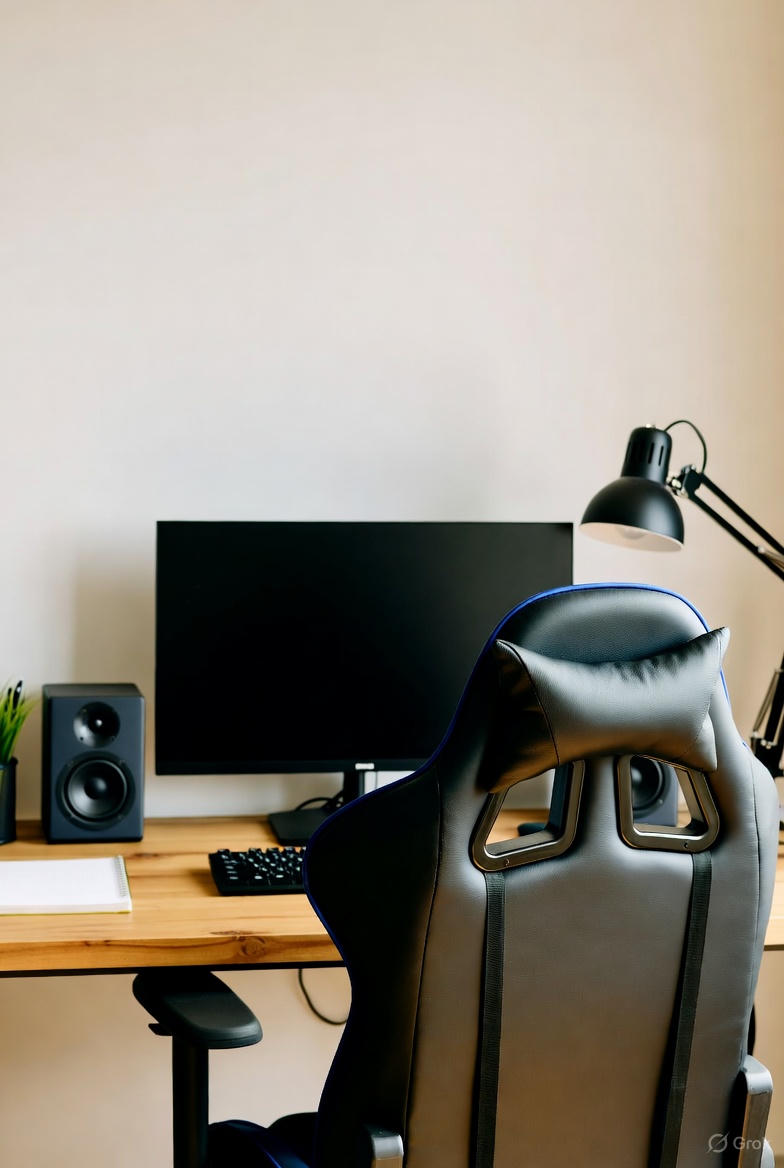
#> input picture 011.jpg, 784 x 1168 px
$ python -i generate_C_match_flipped.py   (imports and definitions only)
#> lines starting #> are read from the running program, lines starting #| are printed output that depends on the picture
"""
Generate Variant C triptych (rows->rotated columns) for given IDs after
rotating the source poster 180 degrees (upside-down), paste onto template
`011.jpg`, and write outputs to the project `outputs/` folder with names
`<ID>_C_triptych_matchSP001.jpg`.

Usage:
  python scripts/generate_C_match_flipped.py --ids SP-018,SP-024
"""
import os
import sys
import argparse
from PIL import Image

ROOT = os.path.abspath(os.path.join(os.path.dirname(__file__), '..'))
TEMPLATE = os.path.join(ROOT, '011.jpg')
SRC_DIR = os.path.join(ROOT, 'images', 'PINTEREST IMAGES', 'SPLIT POSTERS')
OUT_DIR = os.path.join(ROOT, 'outputs')


def ensure_dir(p):
    os.makedirs(p, exist_ok=True)


def find_source_path(base):
    # accept base like 'SP-018' or 'SP-018.jpeg'
    candidate = base if base.lower().endswith(('.jpg', '.jpeg', '.png')) else base + '.jpeg'
    p = os.path.join(SRC_DIR, candidate)
    if os.path.isfile(p):
        return p
    # try other extensions
    for ext in ('.jpg', '.jpeg', '.png'):
        p2 = os.path.join(SRC_DIR, base + ext)
        if os.path.isfile(p2):
            return p2
    raise FileNotFoundError('Source image not found for ' + base)


def generate_for_id(idname, scale=0.6, spacing=12):
#> called with idname = '../011.jpg', scale = 0.6, spacing = 12
    base = os.path.splitext(idname)[0]
    src_path = find_source_path(base)
    tpl = Image.open(TEMPLATE).convert('RGBA')

    # Load and rotate 180 (upside-down)
    img = Image.open(src_path).convert('RGBA')
    img = img.rotate(180, expand=True)
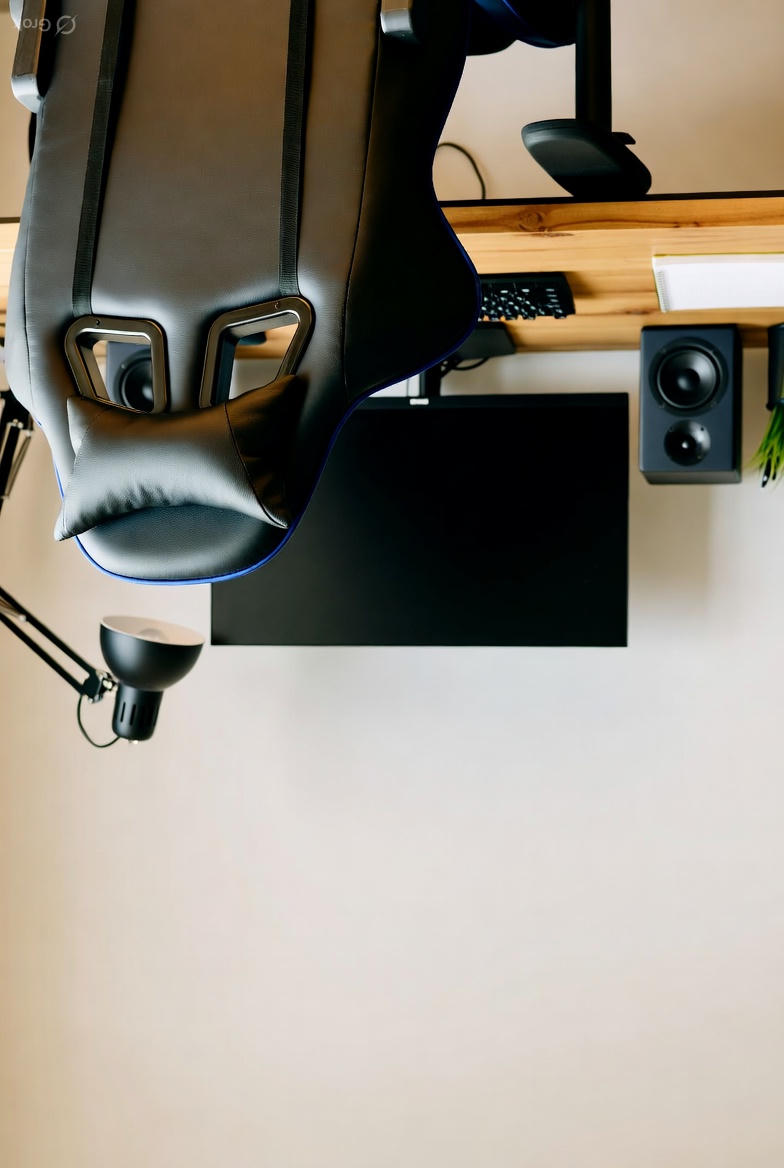
#> img: PIL image 784x1168 RGBA; mean R, G, B, A 146.7, 139.8, 128.7, 255

    w, h = img.size
#> w = 784; h = 1168
    # split into 3 horizontal rows
    row_h = h // 3
#> row_h = 389
    rows = [img.crop((0, i*row_h, w, (i+1)*row_h if i<2 else h)) for i in range(3)]
#> rows = 3 items
    # rotate rows to become vertical pieces
    rotated = [r.rotate(90, expand=True) for r in rows]
#> rotated = 3 items

    target_width = int(tpl.width * scale)
#> target_width = 470
    col_target_w = (target_width - spacing*2)//3
#> col_target_w = 148

    resized = []
    max_h = 0
    for r in rotated:
        rw, rh = r.size
        new_w = col_target_w
        new_h = int(rh * (new_w / rw)) if rw>0 else rh
        r2 = r.resize((new_w, new_h), Image.LANCZOS)
        resized.append(r2)
        if new_h > max_h:
            max_h = new_h
#> this loop made 3 passes
#> (rw, new_h, max_h) on pass 1: (389, 298, 298)
#> (rw, new_h) on passes 2 to 3: (389, 298), (390, 297)
#> pass 1, in generate_for_id, `r2 = r.resize((new_w, new_h), Image.LANCZOS)`:
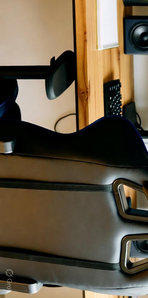
#> r2: PIL image 148x298 RGBA; mean R, G, B, A 101.2, 88.8, 69.7, 255
#> pass 2, in generate_for_id, `r2 = r.resize((new_w, new_h), Image.LANCZOS)`:
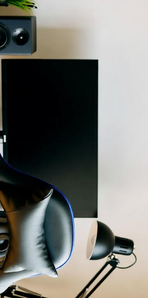
#> r2: PIL image 148x298 RGBA; mean R, G, B, A 118.1, 118.6, 113.8, 255
#> pass 3, in generate_for_id, `r2 = r.resize((new_w, new_h), Image.LANCZOS)`:
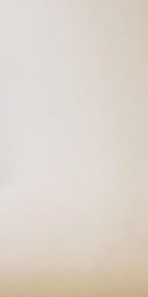
#> r2: PIL image 148x297 RGBA; mean R, G, B, A 220.7, 211.7, 202.5, 255
#> after the loop, max_h = 298; resized = 3 items

    # compose columns
    total_w = sum(im.width for im in resized) + spacing*2
#> total_w = 468
    composed = Image.new('RGBA', (total_w, max_h), (255,255,255,0))
    x = 0
    for i, im in enumerate(resized):
        composed.paste(im, (x, (max_h - im.height)//2), im)
        x += im.width + spacing
#> this loop made 3 passes
#> x on passes 1 to 3: 160, 320, 480
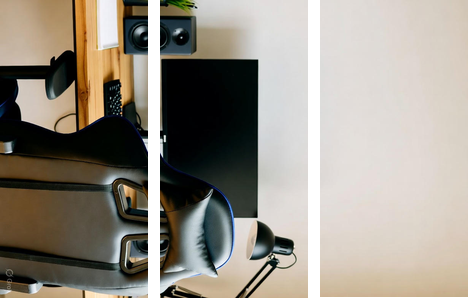
#> composed: PIL image 468x298 RGBA; mean R, G, B, A 152.3, 145.7, 135.2, 241.7; transparent parts drawn white
#> after the loop, x = 480

    paste_x = (tpl.width - composed.width)//2
#> paste_x = 158
    paste_y = 120
    out = tpl.copy()
    try:
        out.paste(composed, (int(paste_x), int(paste_y)), composed)
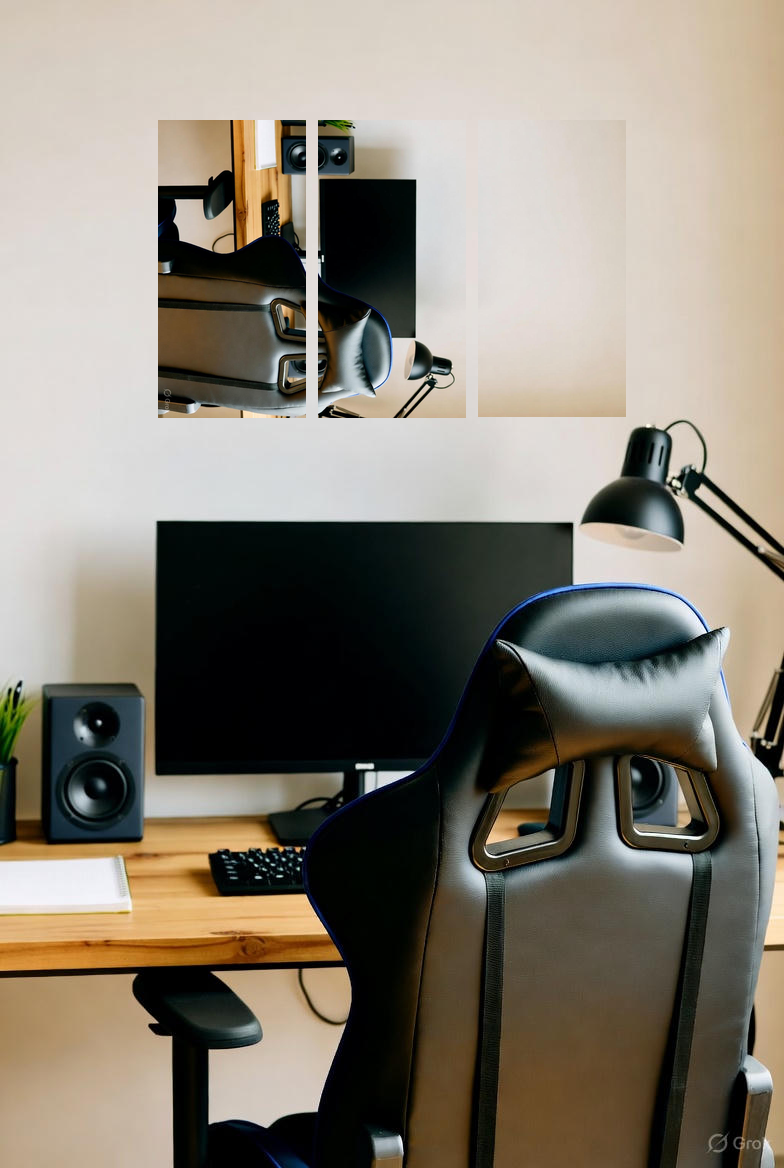
#> out: PIL image 784x1168 RGBA; mean R, G, B, A 135.4, 128.3, 116.3, 255
    except Exception:
        out.paste(composed, (int(paste_x), int(paste_y)))

    ensure_dir(OUT_DIR)
    out_name = f"{base}_C_triptych_matchSP001.jpg"
    out_path = os.path.join(OUT_DIR, out_name)
    out.convert('RGB').save(out_path, quality=92)

    # Also save strip for reference
    strip_name = f"{base}_C_triptych_strip.png"
    strip_path = os.path.join(OUT_DIR, strip_name)
    composed.convert('RGBA').save(strip_path)

    print('Wrote', out_path)


def main(argv):
    parser = argparse.ArgumentParser()
    parser.add_argument('--ids', required=True, help='Comma-separated IDs, e.g. SP-018,SP-024')
    parser.add_argument('--scale', type=float, default=0.6)
    parser.add_argument('--spacing', type=int, default=12)
    args = parser.parse_args(argv)

    ids = [s.strip() for s in args.ids.split(',') if s.strip()]
    if not ids:
        print('No ids provided')
        return 1

    for idn in ids:
        try:
            generate_for_id(idn, scale=args.scale, spacing=args.spacing)
        except Exception as e:
            print('Error for', idn, e)

    return 0


# [2 lines not run here, left out]

>>> result = generate_for_id('../011.jpg')
